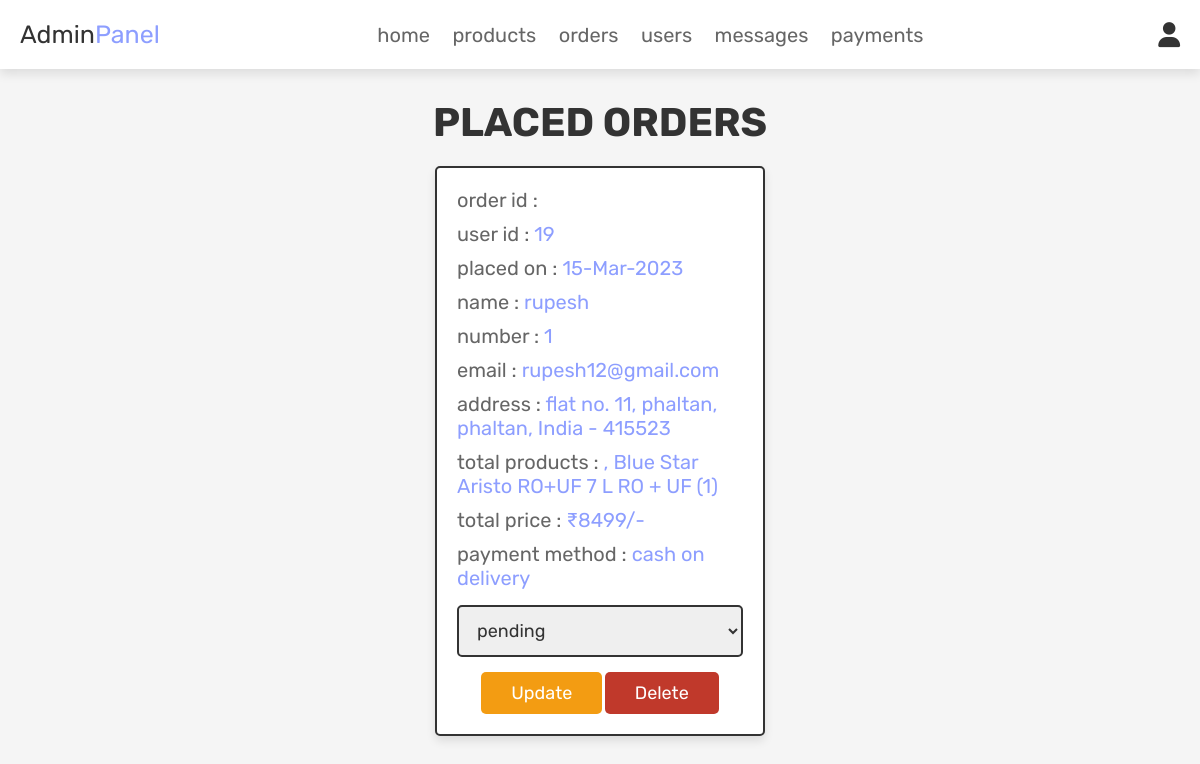
The app's page /admin_orders.php (signed in) with its own data.
### tables this page shows
CREATE TABLE `orders` (
  `id` int(100) NOT NULL,
  `user_id` int(100) NOT NULL,
  `name` varchar(100) NOT NULL,
  `number` varchar(12) NOT NULL,
  `email` varchar(100) NOT NULL,
  `method` varchar(50) NOT NULL,
  `address` varchar(500) NOT NULL,
  `total_products` varchar(1000) NOT NULL,
  `total_price` int(100) NOT NULL,
  `placed_on` varchar(50) NOT NULL,
  `payment_status` varchar(20) NOT NULL DEFAULT 'pending'
);

### admin_orders.php (the view, shortened to what this page needs)
<?php
@include 'config.php';
?>
<!DOCTYPE html>
<html lang="en">
<head>
   <link rel="stylesheet" href="https://cdnjs.cloudflare.com/ajax/libs/font-awesome/6.0.0/css/all.min.css">
   <link rel="stylesheet" href="css/admin_style.css">
</head>
<body>
<?php @include 'admin_header.php'; ?>
<section class="placed-orders">
   <h1 class="title">placed orders</h1>
   <div class="box-container">
      <?php
      $select_orders = mysqli_query($conn, "SELECT * FROM `orders`") or die('query failed');
      if(mysqli_num_rows($select_orders) > 0){
         while($fetch_orders = mysqli_fetch_assoc($select_orders)){
      ?>
      <div class="box">
         <p> order id : <span><?php echo $fetch_orders['order_id']; ?></span> </p>
         <p> user id : <span><?php echo $fetch_orders['user_id']; ?></span> </p>
         <p> placed on : <span><?php echo $fetch_orders['placed_on']; ?></span> </p>
         <p> name : <span><?php echo $fetch_orders['name']; ?></span> </p>
         <p> number : <span><?php echo $fetch_orders['number']; ?></span> </p>
         <p> email : <span><?php echo $fetch_orders['email']; ?></span> </p>
         <p> address : <span><?php echo $fetch_orders['address']; ?></span> </p>
         <p> total products : <span><?php echo $fetch_orders['total_products']; ?></span> </p>
         <p> total price : <span>₹<?php echo $fetch_orders['total_price']; ?>/-</span> </p>
         <p> payment method : <span><?php echo $fetch_orders['method']; ?></span> </p>
         <form action="" method="post">
            <select name="update_payment">
               <option disabled selected><?php echo $fetch_orders['payment_status']; ?></option>
            </select>
            <input type="submit" name="update_order" value="update" class="option-btn">
            <a href="admin_orders.php?delete=<?php echo $fetch_orders['id']; ?>" class="delete-btn" onclick="return confirm('delete this order?');">delete</a>
         </form>
      </div>
      <?php
         }
      }else{
         echo '<p class="empty">no orders placed yet!</p>';
      }
      ?>
   </div>
</section>
</body>
</html>

### css/admin_style.css (style rules this page uses)
:root { --pink:#8D9EFF; --red:#c0392b; --orange:#f39c12; --black:#333; --white:#fff; --light-color:#666; --light-white:#ccc; --light-bg:#f5f5f5; --border:.2rem solid var(--black); --box-shadow:0 .5rem 1rem rgba(0,0,0,.1); }
* { font-family: 'Rubik', sans-serif; margin:0; padding:0; box-sizing: border-box; outline: none; border:none; text-decoration: none; transition:all .2s linear; }
html { font-size: 62.5%; overflow-x: hidden; scroll-behavior: smooth; scroll-padding-top: 6.5rem; }
body { background: var(--light-bg); }
section { padding:3rem 2rem; }
.title { text-align: center; margin-bottom: 2rem; color:var(--black); text-transform: uppercase; font-size: 4rem; }
.btn, .delete-btn, .option-btn { display: inline-block; border-radius: .5rem; margin-top: 1rem; font-size: 1.8rem; color:var(--white); cursor: pointer; padding:1rem 3rem; text-transform: capitalize; }
.delete-btn { background-color: var(--red); }
.option-btn { background-color: var(--orange); }
.placed-orders .box-container { display: grid; grid-template-columns: repeat(auto-fit, 33rem); gap:1.5rem; align-items: flex-start; max-width: 1200px; margin: 0 auto; justify-content: center; }
.placed-orders .box-container .box { padding:2rem; border:var(--border); background-color: var(--white); box-shadow: var(--box-shadow); border-radius: .5rem; }
.placed-orders .box-container .box p { margin-bottom: 1rem; font-size: 2rem; color:var(--light-color); }
.placed-orders .box-container .box p span { color:var(--pink); }
.placed-orders .box-container .box form { margin-top: 1rem; text-align: center; }
.placed-orders .box-container .box form select { width: 100%; border:var(--border); padding:1.2rem 1.4rem; font-size: 1.8rem; color:var(--black); border:var(--border); border-radius: .5rem; margin:.5rem 0; }

### records on screen
orders: user "19", placed_on "15-Mar-2023", name "rupesh", number "1", email "rupesh12@gmail.com", address "flat no. 11, phaltan, phaltan, India - 415523", total_products ", Blue Star Aristo RO+UF 7 L RO + UF (1)", total_price "8499", method "cash on delivery", update_payment "pending"
